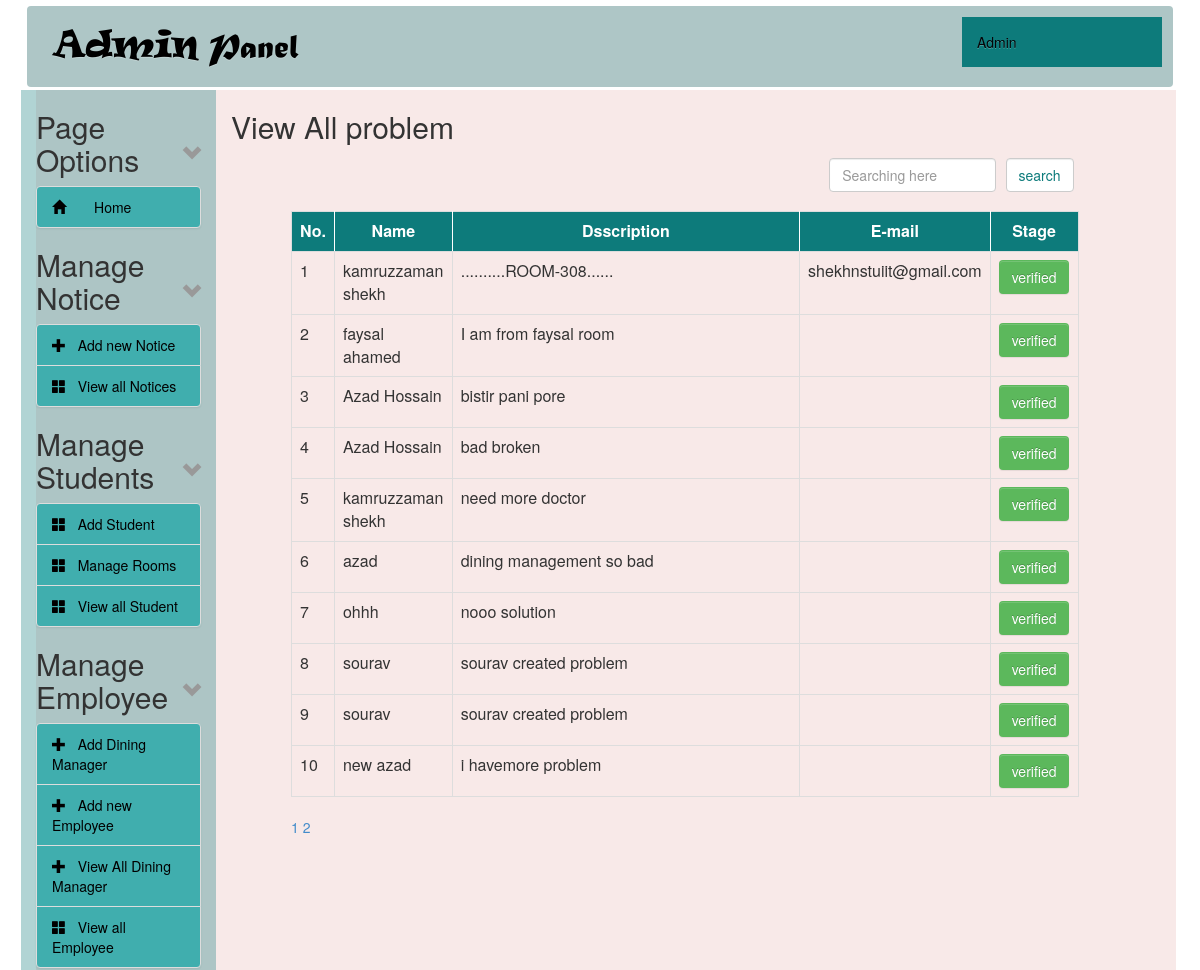
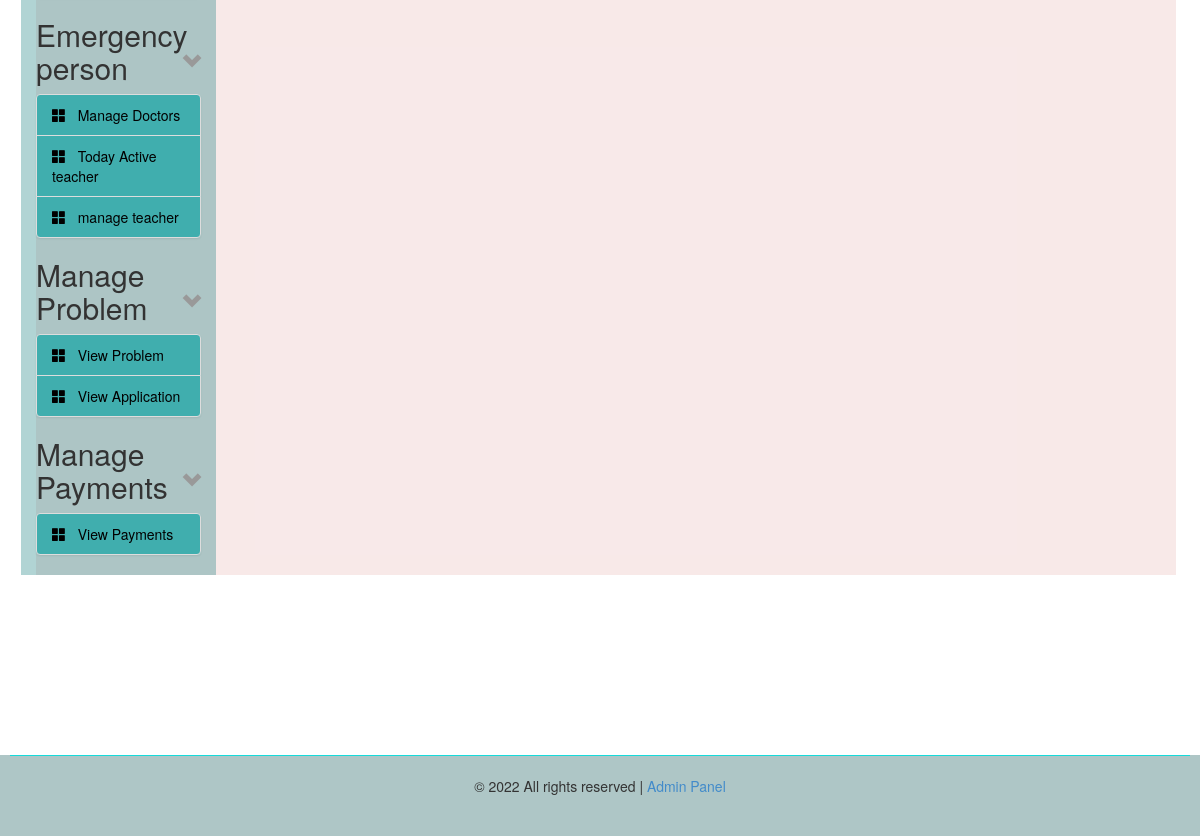
The app's page /admin/view_problem.php (signed in) with its own data (2 pictures, top to bottom).
### tables this page shows
CREATE TABLE `tbl_problems` (
  `id` int(11) NOT NULL,
  `description` text NOT NULL,
  `st_id` text NOT NULL,
  `name` varchar(30) DEFAULT NULL,
  `is_solved` int(11) DEFAULT NULL
);

CREATE TABLE `tbl_student` (
  `id` int(11) NOT NULL,
  `university_id` varchar(11) NOT NULL,
  `name` varchar(100) NOT NULL,
  `email` varchar(255) NOT NULL,
  `faculty` varchar(100) DEFAULT NULL,
  `phone_no` varchar(15) DEFAULT NULL,
  `address` varchar(100) NOT NULL,
  `room_id` int(11) NOT NULL,
  `session` varchar(100) NOT NULL
);

### admin/view_problem.php (the view, shortened to what this page needs)
<?php
include("../config.php");
?>
<?php include("header.php"); ?>
<div class="col-sm-9 col-md-9 col-lg-9">
    <h2>View  All problem</h2>
   <div class="">
     <form class="" action="" method="post">
     <table>
       <tr>
         <td width="70%"></td>
         <td><input type="text" class="form-control" name="val" value="" placeholder="Searching here"></td>
         <td><input type="submit" class="form-control" name="search" value="search"></td>
       </tr>
     </table>
     </form>
   </div>
  <div id="content">
    <div class="">
    	<table id="data" class="table table-bordered table-hover table-responsive">
    		<tr style="background-color: #0D7B7B;color: #FFF;height: 40px;">
    				<th width="5%" style="text-align: center; border-right: 1px solid #FFF;">No.</th>
            <th width="15%" style="text-align: center; border-right: 1px solid #FFF;">Name</th>
    				<th width="60%" style="text-align: center; border-right: 1px solid #FFF;">Dsscription</th>
    				<th width="40%" style="text-align: center; border-right: 1px solid #FFF;">E-mail</th>
    				<th width="15%" style="text-align: center; ">Stage</th>
    		</tr>
    		<?php
    		$i = 0;
        $connection = mysqli_connect("localhost", "root","","hall");
        if (isset($_POST['search'])) {
          $searchVal=$_POST['val'];
          $query="SELECT * FROM tbl_problems where description LIKE '%{$searchVal}%' or name='%{$searchVal}%'";
        }else{
              $query = "SELECT * FROM tbl_problems ORDER BY id DESC ";
        }
    	 $result = mysqli_query($connection, $query);
    	 if ($result)
    	 {
    			 $row = mysqli_num_rows($result);
    					if ($row)
    						 {
    									 while($row=$result->fetch_row()){
                              $i++;
    										 ?>
    										 <tr>
    											 <td><?php echo $i; ?></td>
                           <td><?php echo $row[3]; ?></td>
    											 <td><?php echo $row[1]; ?></td>
                           <?php
                              $statement=$db->prepare("select * from tbl_student where id='$row[2]'");
                              $statement->execute();
                              $vTemp = $statement->fetchAll();
                              if (count($vTemp) > 0) {
                              $values=$vTemp[0];
                              ?>
                              <td><?php echo $values[3]; ?></td>
                              <?php
                            } else {echo "<td></td>";}
                            ?>
    											 <?php
                                 if ($row[4]==0) {
                                 ?>
                                 <form class="" action="problem_solved.php" method="post">
                                   <td><button class="btn btn-danger" type="submit" name="verifiedId" value="<?php echo $row[0]; ?>">pending</button></td>
                                 </form>
    														 <?php
    														}else {
    															?>
    															<td> <input class="btn btn-success" type="button" name="" value="verified"></td>
    															<?php
    														}
    											  ?>
    										 </tr>
    <?php
    }
     ?>
    							 <?php
    						 }
    	 }
    				 ?>
    	</table>
    </div>
    	</div>
  </div>
</div>
<?php include("footer.php"); ?>

### admin/style-admin.css (style rules this page uses)
#content { margin-left:60px; height: auto; }
th { text-align: center; }
td, th { padding: 5px; text-align: left; }
.form-control { display: block; width: 100%; height: 34px; padding: 6px 12px; font-size: 14px; line-height: 1.42857143; color: #0D7B7B; background-color: #fff; background-image: none; border: 1px solid #ccc; border-radius: 4px; -webkit-box-shadow: inset 0 1px 1px rgba(0,0,0,.075); box-shadow: inset 0 1px 1px rgba(0,0,0,.075); -webkit-transition: border-color ease-in-out .15s,-webkit-box-shadow ease-in-out .15s; -o-transition: border-color ease-in-out .15s,box-shadow ease-in-out .15s; transition: border-color ease-in-out .15s,box-shadow ease-in-out .15s; }
.btn { display: inline-block; padding: 6px 12px; margin-bottom: 0; font-size: 14px; font-weight: 400; line-height: 1.42857143; text-align: center; white-space: nowrap; vertical-align: middle; -ms-touch-action: manipulation; touch-action: manipulation; cursor: pointer; -webkit-user-select: none; -moz-user-select: none; -ms-user-select: none; user-select: none; background-image: none; border: 1px solid transparent; border-radius: 4px; }
button, input, select, textarea { font-family: inherit; font-size: inherit; line-height: inherit; }
button, html input[type=button], input[type=reset], input[type=submit] { -webkit-appearance: button; cursor: pointer; }
button, input, optgroup, select, textarea { margin: 0; font: inherit; color: inherit; }

### records on screen
tbl_problems: name "kamruzzaman shekh", description "..........ROOM-308......", tbl_student.email "shekhnstuiit@gmail.com"
tbl_problems: name "faysal ahamed", description "I am from faysal room"
tbl_problems: name "Azad Hossain", description "bistir pani pore"
tbl_problems: name "Azad Hossain", description "bad broken"
tbl_problems: name "kamruzzaman shekh", description "need more doctor"
tbl_problems: name "azad", description "dining management so bad"
tbl_problems: name "ohhh", description "nooo solution"
tbl_problems: name "sourav", description "sourav created problem"
tbl_problems: name "sourav", description "sourav created problem"
tbl_problems: name "new azad", description "i havemore problem"
